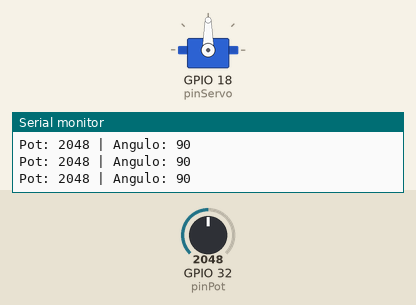
Recording of a sketch running on a simulated ESP32. Parts: servo, the last lines printed to the serial monitor. The inputs (shaded band) are chosen by the test bench; at power-on: GPIO 32 (pinPot) = 2048.

Above: at 1.2 s.
1.3 s: GPIO 32 (pinPot) set to 2866
At 1.9 s:
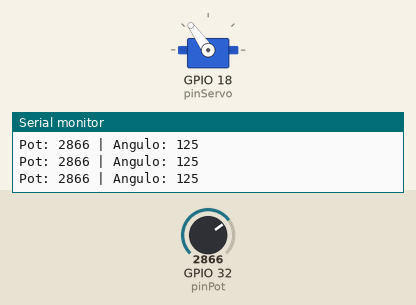
2.8 s: GPIO 32 (pinPot) set to 3603
At 4.0 s:
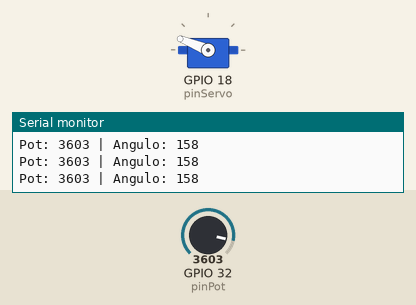
4.3 s: GPIO 32 (pinPot) set to 4095
At 5.4 s:
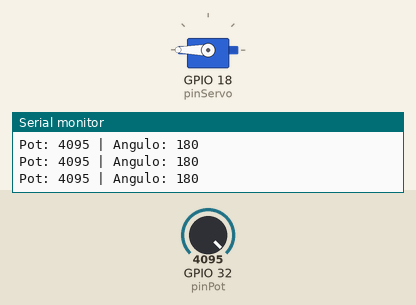
5.8 s: GPIO 32 (pinPot) set to 1228
At 7.0 s:
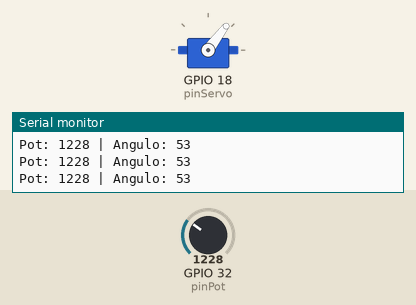
7.3 s: GPIO 32 (pinPot) set to 491
At 8.2 s:
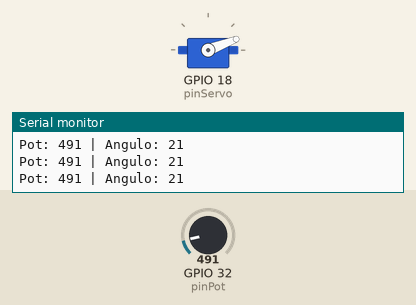
8.8 s: GPIO 32 (pinPot) set to 0
At 9.3 s:
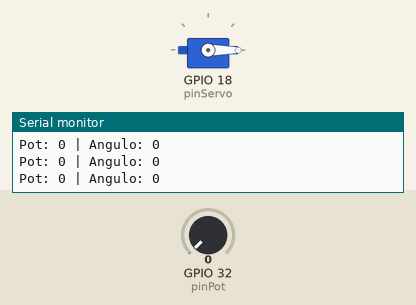
Timing chart, 0 to 11.3 s (numbered marks = the images above; inputs shaded):
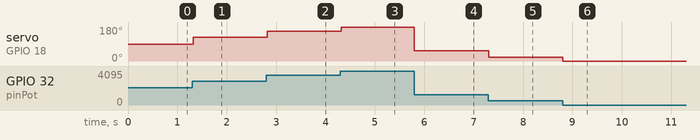

Measured:
- after the input at 1.3 s, servo on GPIO 18 (pinServo): 90° → 125° at once
- after the input at 2.8 s, servo on GPIO 18 (pinServo): 125° → 158° at once
- after the input at 4.3 s, servo on GPIO 18 (pinServo): 158° → 180° at once
- after the input at 5.8 s, servo on GPIO 18 (pinServo): 180° → 53° at once
- after the input at 7.3 s, servo on GPIO 18 (pinServo): 53° → 21° at once
- after the input at 8.8 s, servo on GPIO 18 (pinServo): 21° → 0° at once

The sketch:

codigo_garrav2.ino
```cpp
#include <ESP32Servo.h>

Servo miServo;

// Pines
const int pinServo = 18;
const int pinPot = 32; // Pin analógico (ADC)

// Variables
int valorPot = 0;
int angulo = 0;

void setup() {
  Serial.begin(115200);

  // Configurar servo
  miServo.setPeriodHertz(50);
  miServo.attach(pinServo, 500, 2400);
}

void loop() {
  // Leer potenciómetro
  valorPot = analogRead(pinPot);

  // Convertir de 0-4095 a 0-180 grados
  angulo = map(valorPot, 0, 4095, 0, 180);

  // Mover servo
  miServo.write(angulo);

  // Mostrar datos
  Serial.print("Pot: ");
  Serial.print(valorPot);
  Serial.print(" | Angulo: ");
  Serial.println(angulo);

  delay(20);
}
```
